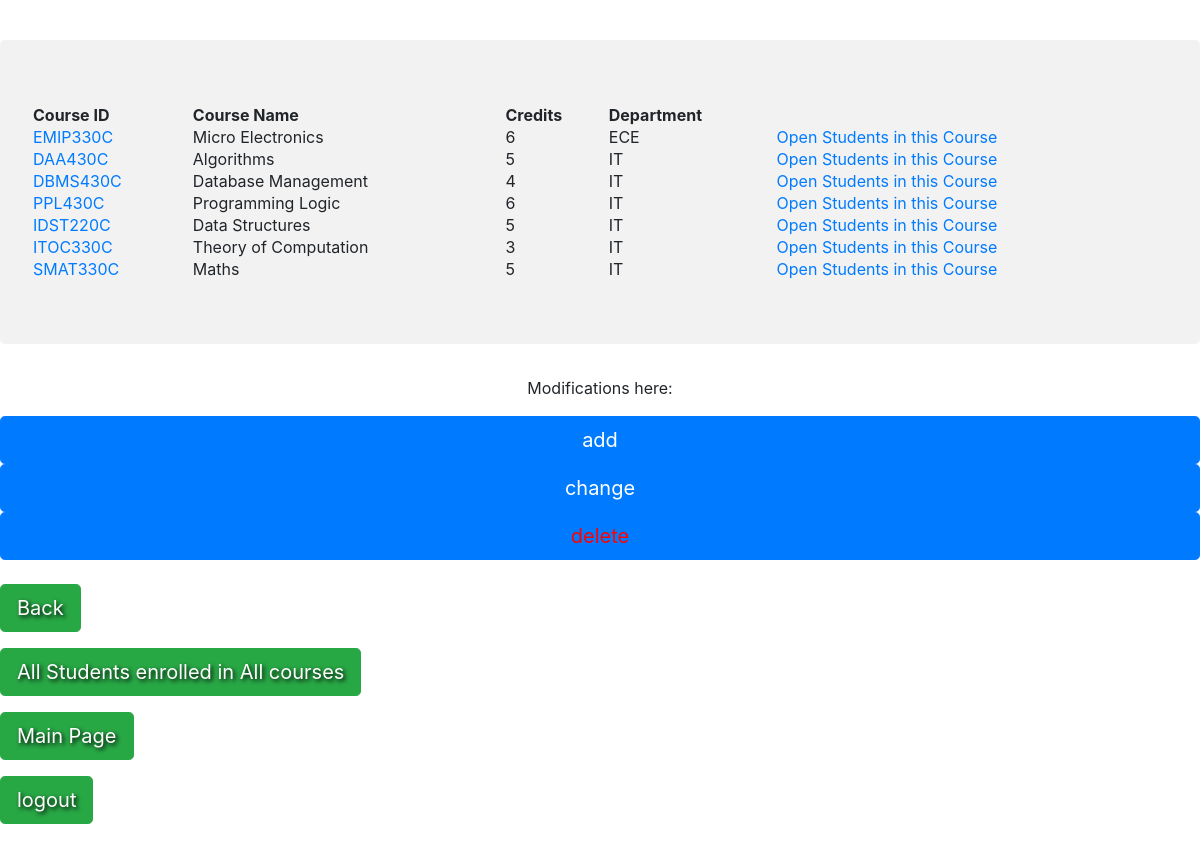
The page /showAllCourses (signed in) on the database its author committed.
### models.py (models this page shows, shortened)
class Course(Base):
    __tablename__ = 'Courses'
    courseID = db.Column(db.String(50), primary_key=True)
    courseName = db.Column(db.String(50))
    credits = db.Column(db.Integer())
    department = db.Column(db.String(50))

### app.py (the view)
@app.route('/showAllCourses',methods=['POST','GET'])
def showAllCourses():
    if request.method == 'GET' and session['inputName']:
        cours = Course.query.all()
        return render_template('course.html', cours=cours)

### templates/course.html (shortened to what this page needs)
 <link href="http://getbootstrap.com/dist/css/bootstrap.min.css" rel="stylesheet">
    <link href="http://getbootstrap.com/examples/jumbotron-narrow/jumbotron-narrow.css" rel="stylesheet">
    <link href="../static/signup.css" rel="stylesheet">
  <div class="jumbotron" style="background-color: rgba(128,128,128,0.1)" >     <table style = "width: 100%">
     <tr>
    <th>Course ID</th>
    <th>Course Name</th>
    <th>Credits</th>
    <th>Department</th>
  </tr>
  {% for item in cours %}
  <tr>
        <td><a href="{{ url_for('showStudentCourses', courseID = item['courseID'] ) }}">{{ item['courseID'] }}</a></td>
        <td >{{ item['courseName'] }}</td>
        <td>{{ item['credits'] }} </td>
        <td>{{ item['department'] }} </td>
        <td><a href="{{ url_for('showStudentCourses', courseID = item['courseID'] ) }}">Open Students in this Course</a></td>
    </tr>
{% endfor %}
</table>
</div>
<p class="pull-right"><center>Modifications here:</center></p>
    <a href="{{ url_for('editCourses') }}"><input type="submit" href="../templates/department1.html" value="add" class="btn btn-primary btn-lg btn-block"></a>
      <a href="{{ url_for('changeCourses') }}"><input type="submit" href="../templates/course1.html" value="change" class="btn btn-primary btn-lg btn-block"></a>
     <a href="{{ url_for('deleteCourses') }}"><input type="submit" href="../templates/course1.html" value="delete" style="color: red;" class="btn btn-primary btn-lg btn-block"></a>
     <p style="text-shadow: 2px 2px 4px #000000;"><a class="btn btn-lg btn-success" href="{{ url_for('showDepartments') }}" role="button">Back</a>
            </p>
    <p style="text-shadow: 2px 2px 4px #000000;"><a class="btn btn-lg btn-success" href="{{ url_for('showAllStudentCourses') }}" role="button">All Students enrolled in All courses</a>
            </p>
    <p style="text-shadow: 2px 2px 4px #000000;"><a class="btn btn-lg btn-success" href="{{ url_for('main') }}" role="button">Main Page</a>
   <p style="text-shadow: 2px 2px 4px #000000;"><a class="btn btn-lg btn-success" href="{{ url_for('logout') }}" role="button">logout</a>
            </p>

### rows shown on the page
Course: courseID "EMIP330C", courseName "Micro Electronics", credits "6", department "ECE"
Course: courseID "DAA430C", courseName "Algorithms", credits "5", department "IT"
Course: courseID "DBMS430C", courseName "Database Management", credits "4", department "IT"
Course: courseID "PPL430C", courseName "Programming Logic", credits "6", department "IT"
Course: courseID "IDST220C", courseName "Data Structures", credits "5", department "IT"
Course: courseID "ITOC330C", courseName "Theory of Computation", credits "3", department "IT"
Course: courseID "SMAT330C", courseName "Maths", credits "5", department "IT"
